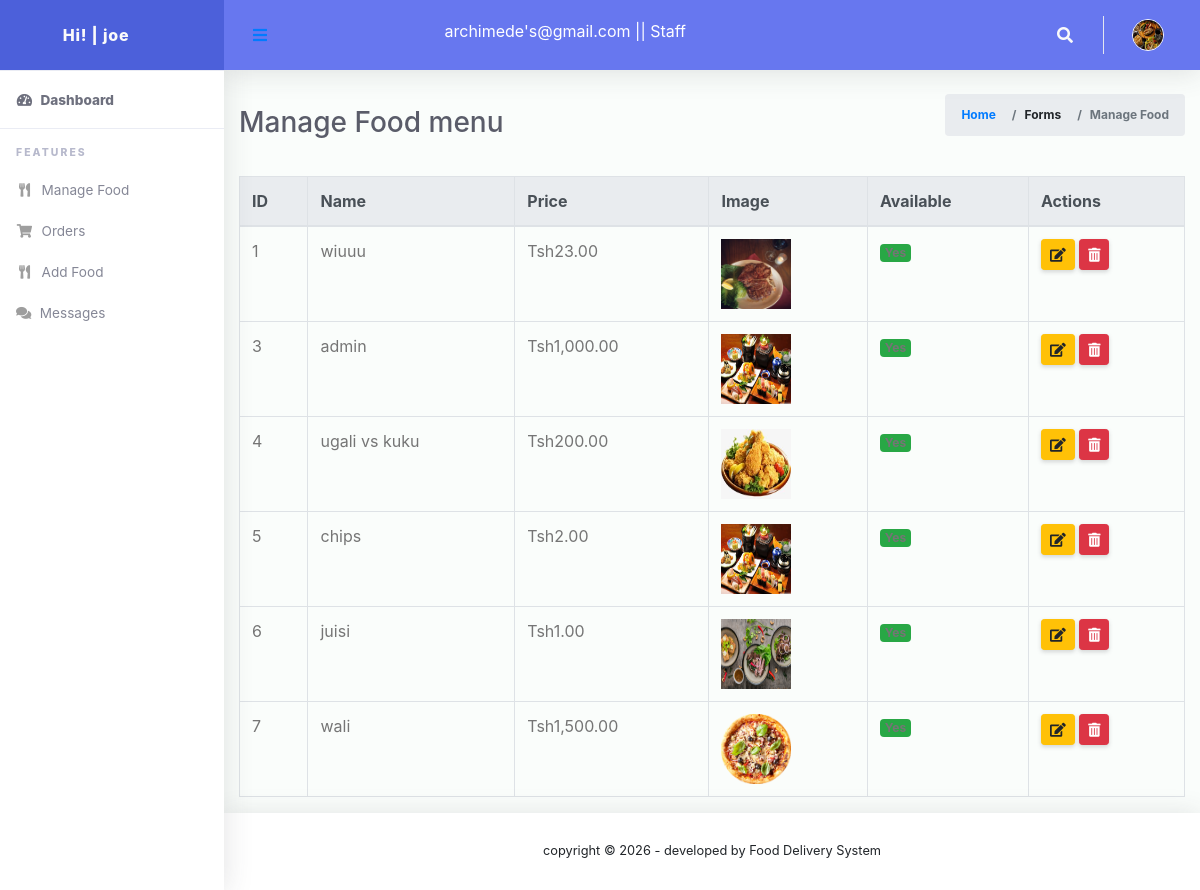
/staff/manage_food.php (signed in), run on the app's committed database.
### tables this page shows
CREATE TABLE `users` (
  `id` int(11) NOT NULL,
  `username` varchar(50) DEFAULT NULL,
  `email` varchar(100) DEFAULT NULL,
  `password` varchar(255) DEFAULT NULL,
  `role` enum('admin','staff','user') DEFAULT NULL,
  `image` varchar(255) DEFAULT NULL,
  `created_at` timestamp NOT NULL DEFAULT current_timestamp()
);

CREATE TABLE `food_items` (
  `id` int(11) NOT NULL,
  `name` varchar(100) DEFAULT NULL,
  `description` text DEFAULT NULL,
  `price` decimal(10,2) DEFAULT NULL,
  `image` varchar(255) DEFAULT NULL,
  `available` tinyint(1) DEFAULT 1
);

### staff/manage_food.php (the view, shortened to what this page needs)
<?php
$staff_id = $_SESSION['multi_user_sessions']['staff']['user_id'];
include '../includes/db_connection.php';
$staffInfo = null;
$staff_query = $conn->prepare("SELECT username, email, role, image FROM users WHERE id = ?");
$staff_query->bind_param("i", $staff_id);
$staff_query->execute();
$staff_result = $staff_query->get_result();
if ($staff_result && $staff_result->num_rows > 0) {
    $staffInfo = $staff_result->fetch_assoc();
}
$result = mysqli_query($conn, "SELECT * FROM food_items");
?>
<!DOCTYPE html>
<html lang="en">
<head>
    <link href="vendor/fontawesome-free/css/all.min.css" rel="stylesheet" type="text/css">
    <link href="vendor/bootstrap/css/bootstrap.min.css" rel="stylesheet" type="text/css">
    <link href="css/ruang-admin.min.css" rel="stylesheet">
    <link href="css/bootstrap.css" rel="stylesheet">
</head>
<body id="page-top">
    <div id="wrapper">
        <?php include('includes/sidebar.php'); ?>
        <div id="content-wrapper" class="d-flex flex-column">
            <div id="content">
                <?php include('includes/header.php'); ?>
                <div class="container-fluid" id="container-wrapper">
                    <div class="d-sm-flex align-items-center justify-content-between mb-4">
                        <h1 class="h3 mb-0 text-gray-800">Manage Food menu</h1>
                        <ol class="breadcrumb">
                            <li class="breadcrumb-item"><a href="dashboard.php">Home</a></li>
                            <li class="breadcrumb-item">Forms</li>
                            <li class="breadcrumb-item active" aria-current="page">Manage Food</li>
                        </ol>
                    </div>
                    <div class="table-container">
                        <div class="table-responsive">
                            <table class="table table-bordered table-hover">
                                <thead class="thead-light">
                                    <tr>
                                        <th>ID</th>
                                        <th>Name</th>
                                        <th>Price</th>
                                        <th>Image</th>
                                        <th>Available</th>
                                        <th>Actions</th>
                                    </tr>
                                </thead>
                                <tbody>
                                    <?php while ($row = mysqli_fetch_assoc($result)) { ?>
                                        <tr>
                                            <td><?= $row['id'] ?></td>
                                            <td><?= htmlspecialchars($row['name']) ?></td>
                                            <td>Tsh<?= number_format($row['price'], 2) ?></td>
                                            <td>
                                                <?php if (!empty($row['image'])): ?>
                                                    <img src="../uploads/<?= htmlspecialchars($row['image']) ?>"
                                                        style="width: 70px; height: 70px;" class="food-img" alt="Food Image">
                                                <?php else: ?>
                                                    <span class="text-muted">No image</span>
                                                <?php endif; ?>
                                            </td>
                                            <td>
                                                <span
                                                    class="badge <?= $row['available'] ? 'bg-success' : 'bg-secondary' ?>">
                                                </span>
                                            </td>
                                            <td>
                                                <a href="edit_food.php?id=<?= $row['id'] ?>" class="btn btn-sm btn-warning"
                                                    title="Edit">
                                                    <i class="fas fa-edit"></i>
                                                </a>
                                                <a href="delete_food.php?id=<?= $row['id'] ?>" class="btn btn-sm btn-danger"
                                                    title="Delete"
                                                    onclick="return confirm('Are you sure you want to delete this food item?')">
                                                    <i class="fas fa-trash-alt"></i>
                                                </a>
                                            </td>
                                        </tr>
                                    <?php } ?>
                                </tbody>
                            </table>
                        </div>
                    </div>
                </div>
            </div>
            <?php include('includes/footer.php'); ?>
        </div>
    </div>
</body>
</html>

### staff/includes/sidebar.php (shortened to what this page needs)
<ul class="navbar-nav sidebar sidebar-light accordion" id="accordionSidebar">
  <a class="sidebar-brand d-flex align-items-center justify-content-center" href="dashboard.php">
    <div class="sidebar-brand-icon">
      Hi! | <?= htmlspecialchars($staffInfo['username']) ?>
    </div>
  </a>
  <hr class="sidebar-divider my-0">
  <li class="nav-item active">
    <a class="nav-link" href="dashboard.php">
      <i class="fas fa-fw fa-tachometer-alt"></i>
      <span>Dashboard</span></a>
    </li>
    <hr class="sidebar-divider">
    <div class="sidebar-heading">
      Features
    </div>
   <li class="nav-item">
    <a class="nav-link" href="manage_food.php">
      <i class="fas fa-fw fa-utensils"></i>
      <span>Manage Food</span>
    </a>
  </li>
    <li class="nav-item">
    <a class="nav-link" href="order.php">
      <i class="fas fa-fw fa-shopping-cart"></i>
      <span>Orders</span>
    </a>
  </li>
  <li class="nav-item">
    <a class="nav-link" href="add_food.php">
      <i class="fas fa-fw fa-utensils"></i>
      <span>Add Food</span>
    </a>
  </li>
  <li class="nav-item">
    <a class="nav-link" href="messages.php">
      <i class="fas fa-comments"></i>
      <span>Messages</span>
    </a>
  </li>
</ul>

### staff/includes/header.php (shortened to what this page needs)
<nav class="navbar navbar-expand navbar-light bg-navbar topbar mb-4 static-top">
  <button id="sidebarToggleTop" class="btn btn-link rounded-circle mr-3">
    <i class="fa fa-bars"></i>
  </button>&nbsp;&nbsp;&nbsp;&nbsp;&nbsp;&nbsp;&nbsp;&nbsp;&nbsp;
  <p class="text-white display-7 mb-2"><?= htmlspecialchars($staffInfo['email']) ?> || <?= ucfirst(htmlspecialchars($staffInfo['role'])) ?></p>
  <ul class="navbar-nav ml-auto">
    <li class="nav-item dropdown no-arrow">
      <a class="nav-link dropdown-toggle" href="#" id="searchDropdown" role="button" data-toggle="dropdown"
        aria-haspopup="true" aria-expanded="false">
        <i class="fas fa-search fa-fw"></i>
      </a>
    </li>
    <li class="nav-item dropdown no-arrow">
      <a class="nav-link dropdown-toggle" href="#" id="userDropdown" role="button" data-toggle="dropdown"
        aria-haspopup="true" aria-expanded="false">
        <?php if (!empty($staffInfo['image']) && file_exists("../" . $staffInfo['image'])): ?>
          <img class="img-profile rounded-circle" src="../<?= htmlspecialchars($staffInfo['image']) ?>"
            class="profile-preview" alt="Current Image" width="60px"><br>
        <?php else: ?>
          <img class="img-profile rounded-circle" src="../uploads/food-bg.jpg" style="max-width: 60px">
        <?php endif; ?>
      </a>
    </li>
  </ul>
</nav>

### data on the page
users: username "joe", email "archimede's@gmail.com", role "Staff"
food_items: id "1", name "wiuuu", price "23.00", image (picture)
food_items: id "3", name "admin", price "1,000.00", image (picture)
food_items: id "4", name "ugali vs kuku", price "200.00", image (picture)
food_items: id "5", name "chips", price "2.00", image (picture)
food_items: id "6", name "juisi", price "1.00", image (picture)
food_items: id "7", name "wali", price "1,500.00", image (picture)
